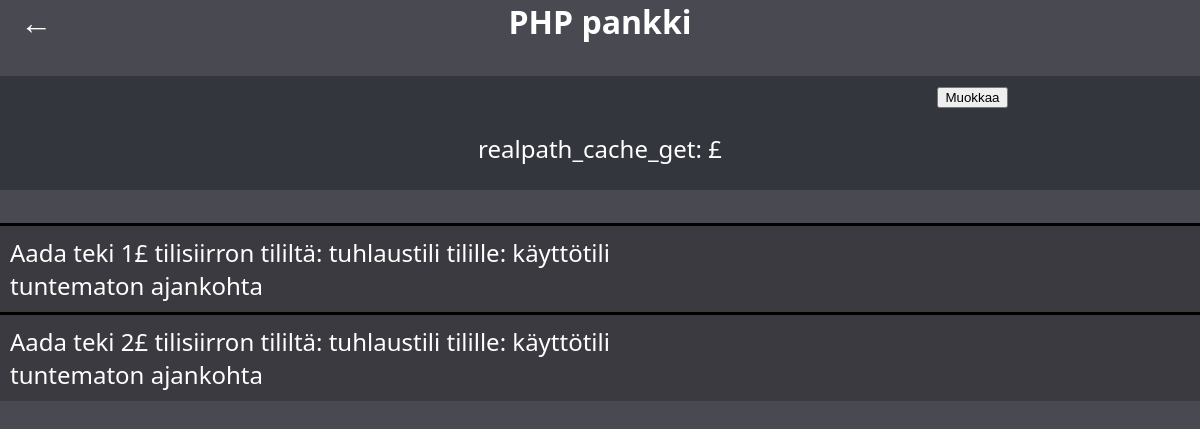
The app's page /sivut/näytä_tili.php?tili_id=4, older data.
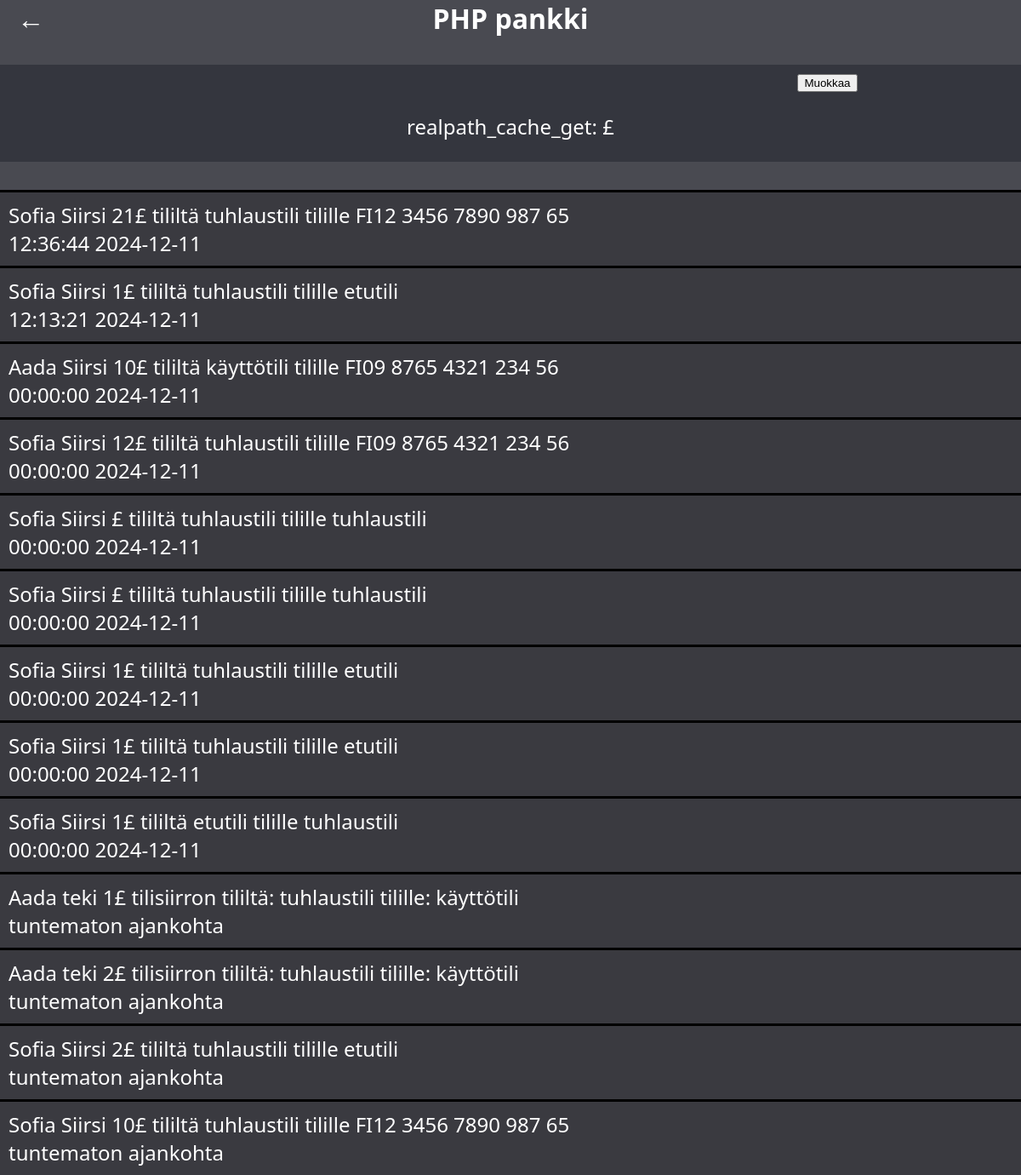
The same page, newer data.
### tables this page shows
CREATE TABLE `tapahtumat` (
  `id` int(11) NOT NULL,
  `amount` int(11) NOT NULL,
  `sender_account_id` int(20) NOT NULL,
  `reciver_account_id` int(20) NOT NULL,
  `information` varchar(255) DEFAULT NULL,
  `date` datetime DEFAULT NULL
);

### sivut/näytä_tili.php (the view, shortened to what this page needs)
<?php
include '../dbyhteys.php';
?>
<!DOCTYPE html>
<html lang="en">
<head>
    <link rel="stylesheet" href="../style.css">
</head>
<body>
    <a class="backarrow" href="index.php" style="position: absolute; left: 20px;">&#8592;</a>
    <a id="title" href="index.php">PHP pankki</a>
    <br><br>
    <?php
        $tiliData = $conn->query(
            "SELECT tilinimi, IBAN, amount
            FROM tilit
            WHERE tili_Id = '" . $_GET["tili_id"] . "'
            AND kayttaja_id = '" .$_SESSION["user_id"]. "'"
            )->fetch();
    ?>
    <div id="tilitiedot">
        <div id="tilinimiBox">
            <button onClick="$('#tilinimi').attr('contentEditable', 'true').css('color', '#b2f4ff').focus()">Muokkaa</button>
        </div>
        <p>realpath_cache_get: <?php echo $tiliData["amount"] ?>£</p>
    </div>
    <br>
    <div id="Tapahtumat">
        <?php
            $tapahtumat = $conn->prepare(
                "SELECT information, date
                FROM tapahtumat
                WHERE (reciver_account_id = :account_id OR sender_account_id = :account_id) ORDER BY date DESC");
                $tapahtumat->execute(["account_id" => $_GET["tili_id"]]);
                $tapahtumat = $tapahtumat->fetchAll();
            if ($tapahtumat) {
                foreach ($tapahtumat as $tapahtuma) {
                    if (!$tapahtuma["date"]) {
                        $tapahtuma["date"] = "ajankohta tuntematon";
                    }
                    echo "<div class='tapahtumaDesc'>" .$tapahtuma["information"]. "<div class'tapahtumaInfo'>" . explode(" ", $tapahtuma["date"])[1]. " ". explode(" ", $tapahtuma["date"])[0]. "</div></div>";
                }
            } else {
                echo "<script>document.getElementById('Tapahtumat_teksti').style.display = 'none';</script>";
            }
        ?>
    </div>
</body>
</html>

### style.css (style rules this page uses)
body { margin: 0; text-align: center; background-color: #494a51; color: #fff; font-size: x-large; font-family: 'Segoe UI', Tahoma, Geneva, Verdana, sans-serif; }
a { color: #fff; text-decoration: none; font-size: xx-large; font-weight: bold; }
#tilitiedot { background: #34363e; padding-block: 1px; }
#Tapahtumat { display: flex; flex-direction: column; background-color: #3a3a40; text-align: left; }
.tapahtumaDesc { border-top: solid 3px black; padding: 10px; }
#tilinimiBox { display: flex; padding-top: 10px; justify-content: space-around; }

Row changes from the older to the newer data that the page shows:
added tapahtumat: information "Sofia Siirsi 21£ tililtä tuhlaustili tilille FI12 3456 7890 987 65", date "12:36:44", date "2024-12-11"
added tapahtumat: information "Sofia Siirsi 1£ tililtä tuhlaustili tilille etutili", date "12:13:21", date "2024-12-11"
added tapahtumat: information "Aada Siirsi 10£ tililtä käyttötili tilille FI09 8765 4321 234 56", date "00:00:00", date "2024-12-11"
added tapahtumat: information "Sofia Siirsi 12£ tililtä tuhlaustili tilille FI09 8765 4321 234 56", date "00:00:00", date "2024-12-11"
added tapahtumat: information "Sofia Siirsi £ tililtä tuhlaustili tilille tuhlaustili", date "00:00:00", date "2024-12-11"
added tapahtumat: information "Sofia Siirsi £ tililtä tuhlaustili tilille tuhlaustili", date "00:00:00", date "2024-12-11"
added tapahtumat: information "Sofia Siirsi 1£ tililtä tuhlaustili tilille etutili", date "00:00:00", date "2024-12-11"
added tapahtumat: information "Sofia Siirsi 1£ tililtä tuhlaustili tilille etutili", date "00:00:00", date "2024-12-11"
added tapahtumat: information "Sofia Siirsi 1£ tililtä etutili tilille tuhlaustili", date "00:00:00", date "2024-12-11"
added tapahtumat: information "Sofia Siirsi 2£ tililtä tuhlaustili tilille etutili", date "tuntematon", date "ajankohta"
added tapahtumat: information "Sofia Siirsi 10£ tililtä tuhlaustili tilille FI12 3456 7890 987 65", date "tuntematon", date "ajankohta"
